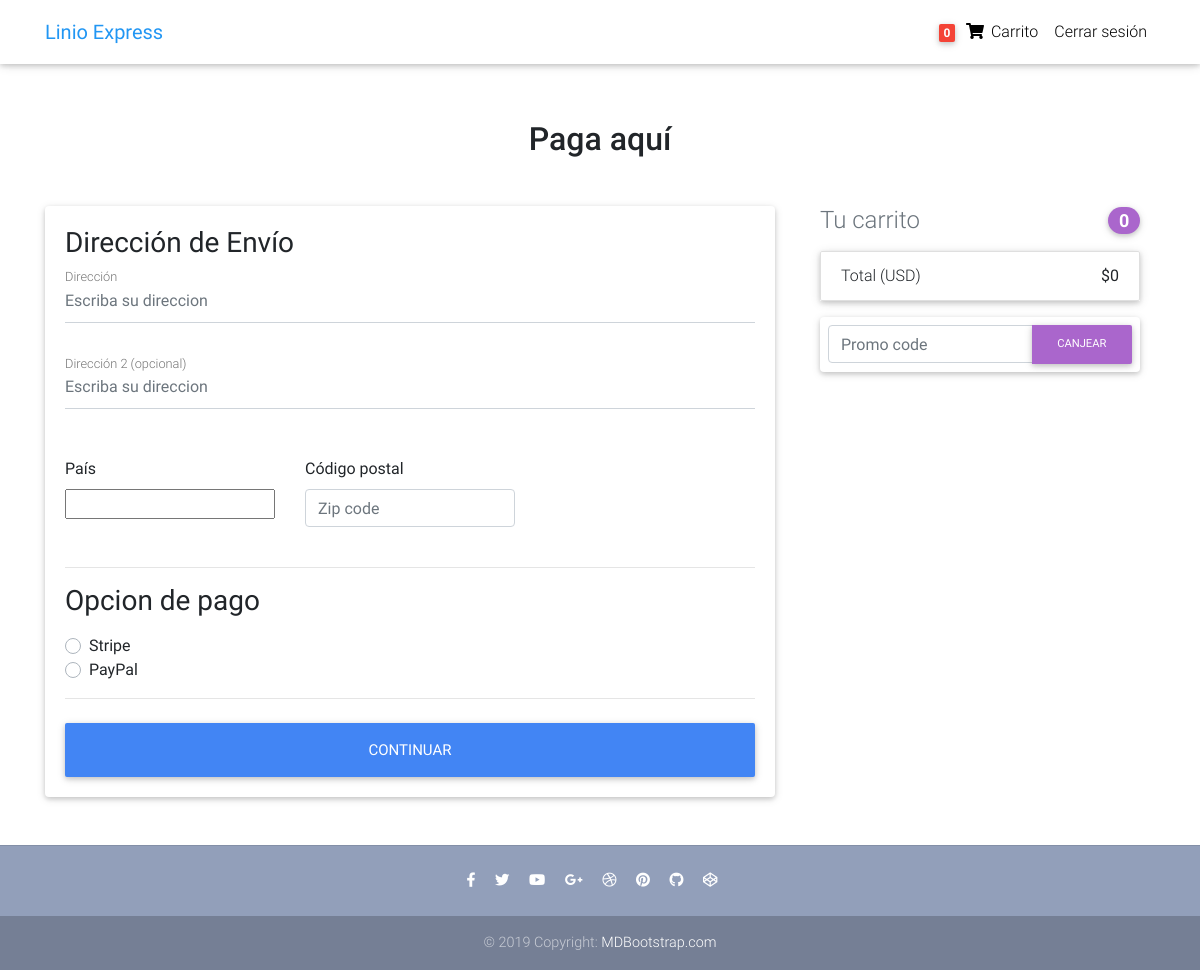
/checkout/ (signed in), run on an earlier commit of the app's database.
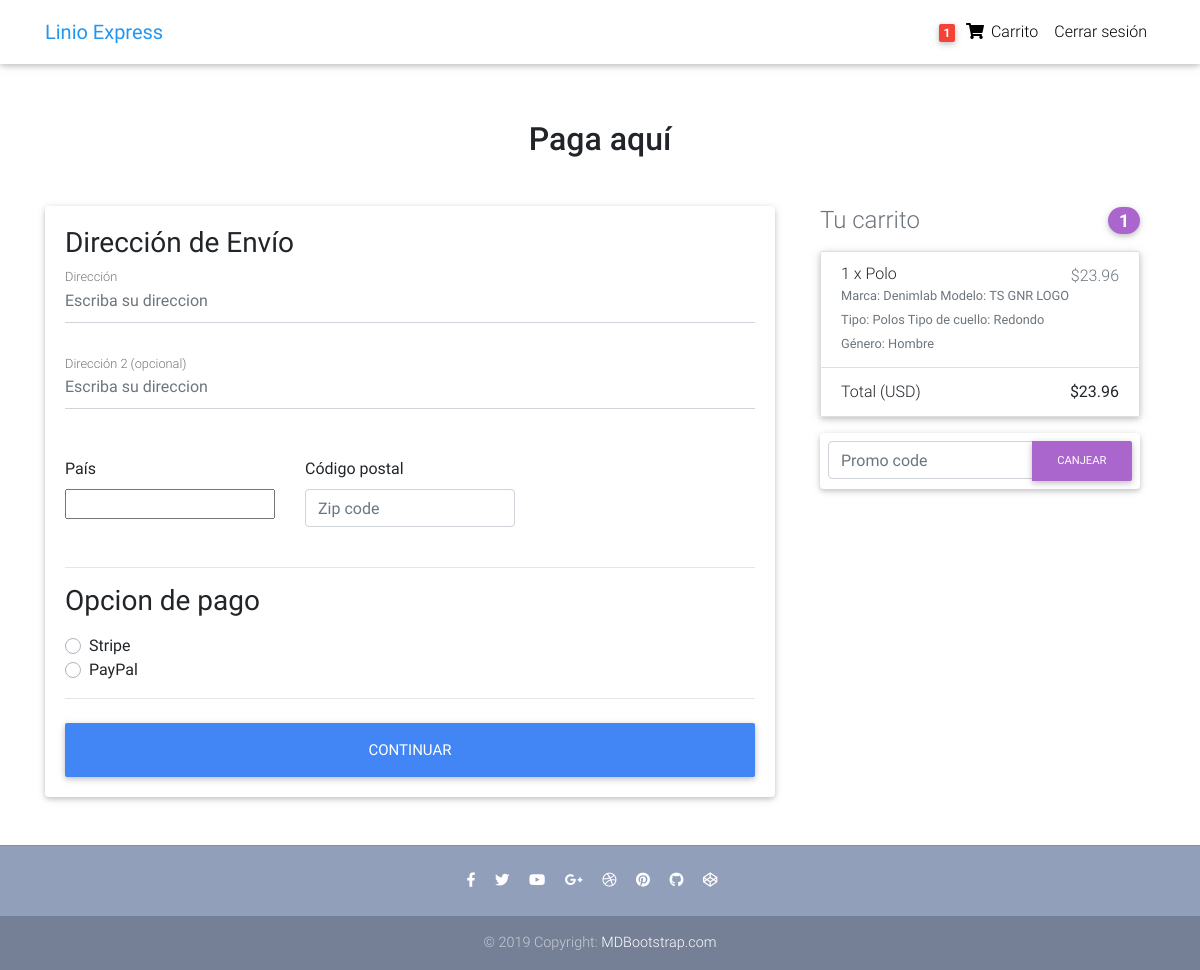
And on a later commit of the database.
### core/models.py (models this page shows, shortened)
class Order(models.Model):
    user = models.ForeignKey(settings.AUTH_USER_MODEL,
                             on_delete=models.CASCADE)
    pedidoid = models.CharField(max_length=20, blank=True, null=True)
    productos = models.ManyToManyField(OrderItem)
    fecha_de_pedido = models.DateTimeField()
    realizo_pedido = models.BooleanField(default=False)
    direccion_de_envio = models.ForeignKey(
        'Address', related_name='direccion_de_envio', on_delete=models.SET_NULL, blank=True, null=True)
    direccion_de_facturacion = models.ForeignKey(
        'Address', related_name='direccion_de_facturacion', on_delete=models.SET_NULL, blank=True, null=True)
    pago = models.ForeignKey(
        'Payment', on_delete=models.SET_NULL, blank=True, null=True)
    coupon = models.ForeignKey(
        'Coupon', on_delete=models.SET_NULL, blank=True, null=True)
    delivery_en_proceso = models.BooleanField(default=False)
    recibido = models.BooleanField(default=False)
    reembolso_requerido = models.BooleanField(default=False)
    reembolsado = models.BooleanField(default=False)
    '''
    1. Item added to cart
    2. Adding a billing address
    (Failed checkout)
    3. Payment
    (Preprocessing, processing, packaging etc.)
    4. Being delivered
    5. recibido
    6. Refunds
    '''
    def get_total(self):
        total = 0
        for order_item in self.productos.all():
            total += order_item.get_final_price()
        if self.coupon:
            total -= self.coupon.monto
        return total
    class Meta:
        verbose_name_plural = 'Pedidos'

class OrderItem(models.Model):
    user = models.ForeignKey(settings.AUTH_USER_MODEL,
                             on_delete=models.CASCADE)
    realizo_pedido = models.BooleanField(default=False)
    item = models.ForeignKey(Item, on_delete=models.CASCADE)
    cantidad = models.IntegerField(default=1)
    def get_total_discount_item_price(self):
        return self.cantidad * self.item.precio_con_descuento
    def get_final_price(self):
        if self.item.precio_con_descuento:
            return self.get_total_discount_item_price()
        return self.get_total_item_price()
    class Meta:
        verbose_name_plural = 'Pedido_Productos'

class Item(models.Model):
    nombre = models.CharField(max_length=100)
    precio = models.FloatField()
    precio_con_descuento = models.FloatField(blank=True, null=True)
    category = models.CharField(choices=CATEGORY_CHOICES, max_length=2)
    label = models.CharField(choices=LABEL_CHOICES, max_length=1)
    slug = models.SlugField()
    descripcion = models.TextField()
    imagen = models.ImageField()
    class Meta:
        verbose_name_plural = 'Productos'

### core/views.py (the view, shortened to what this page needs)
# urls.py: path('checkout/', CheckoutView.as_view(), name='checkout'),
class CheckoutView(View):
    def get(self, *args, **kwargs):
        try:
            order = Order.objects.get(user=self.request.user, realizo_pedido=False)
            form = CheckoutForm()
            context = {
                'form': form,
                'couponform': CouponForm(),
                'order': order,
                'DISPLAY_COUPON_FORM': True
            }
            direccion_de_envio_qs = Address.objects.filter(
                user=self.request.user,
                tipo_de_direccion='S',
                default=True
            )
            if direccion_de_envio_qs.exists():
                context.update(
                    {'default_direccion_de_envio': direccion_de_envio_qs[0]})
            direccion_de_facturacion_qs = Address.objects.filter(
                user=self.request.user,
                tipo_de_direccion='B',
                default=True
            )
            if direccion_de_facturacion_qs.exists():
                context.update(
                    {'default_direccion_de_facturacion': direccion_de_facturacion_qs[0]})
            return render(self.request, "checkout.html", context)
        except ObjectDoesNotExist:
            messages.info(self.request, "You do not have an active order")
            return redirect("core:checkout")

### core/forms.py
class CouponForm(forms.Form):
    code = forms.CharField(widget=forms.TextInput(attrs={
        'class': 'form-control',
        'placeholder': 'Promo code',
        'aria-label': 'Recipient\'s username',
        'aria-describedby': 'basic-addon2'
    }))

### core/templatetags/cart_template_tags.py (called while the page is built)
@register.filter
def cart_item_count(user):
    if user.is_authenticated:
        qs = Order.objects.filter(user=user, realizo_pedido=False)
        if qs.exists():
            return qs[0].productos.count()
    return 0

### templates/checkout.html (shortened to what this page needs)
{% extends "base.html" %}
{% load crispy_forms_tags %}
{% block content %}
<main>
  <div class="container wow fadeIn">
    <h2 class="my-5 h2 text-center">Paga aquí</h2>
    <div class="row">
      <div class="col-md-8 mb-4">
        <div class="card">
          <form method="POST" class="card-body">
            <h3>Dirección de Envío</h3>
            <div class='hideable_shipping_form'>
              <div class="md-form mb-5">
                <input type='text' placeholder='Escriba su direccion' id='direccion_de_envio' name='direccion_de_envio'
                  class='form-control' />
                <label for="direccion_de_envio" class="">Dirección</label>
              </div>
              <div class="md-form mb-5">
                <input type='text' placeholder='Escriba su direccion' id='direccion_de_envio2'
                  name='direccion_de_envio2' class='form-control' />
                <label for="direccion_de_envio2" class="">Dirección 2 (opcional)</label>
              </div>
              <div class="row">
                <div class="col-lg-4 col-md-12 mb-4">
                  <label for="pais">País</label>
                  {{ form.shipping_country }}
                </div>
                <div class="col-lg-4 col-md-6 mb-4">
                  <label for="shipping_zip">Código postal</label>
                  <input type='text' placeholder='Zip code' id='shipping_zip' name='shipping_zip'
                    class='form-control' />
                </div>
              </div>
            </div>
            <hr>
            <h3>Opcion de pago</h3>
            <div class="d-block my-3">
              {% for value, name in form.fields.payment_option.choices %}
              <div class="custom-control custom-radio">
                <label class="custom-control-label" for="{{ name }}">{{ name }}</label>
              </div>
              {% endfor %}
            </div>
            <hr class="mb-4">
            <button class="btn btn-primary btn-lg btn-block" type="submit">Continuar</button>
          </form>
        </div>
      </div>
      <div class="col-md-4 mb-4">
        {% include "order_snippet.html" %}
      </div>
    </div>
  </div>
</main>
{% endblock content %}

### templates/navbar.html (shortened to what this page needs)
{% load cart_template_tags %}
<nav class="navbar fixed-top navbar-expand-lg navbar-light white scrolling-navbar">
  <div class="container">
    <a class="navbar-brand waves-effect" href="/">
      <strong class="blue-text">Linio Express</strong>
    </a>
    <div class="collapse navbar-collapse" id="navbarSupportedContent">
      <ul class="navbar-nav nav-flex-icons">
        {% if request.user.is_authenticated %}
        <li class="nav-item">
          <a href="{% url 'core:order-summary' %}" class="nav-link waves-effect">
            <span class="badge red z-depth-1 mr-1"> {{ request.user|cart_item_count }} </span>
            <i class="fas fa-shopping-cart"></i>
            <span class="clearfix d-none d-sm-inline-block"> Carrito </span>
          </a>
        </li>
        <li class="nav-item">
          <a class="nav-link waves-effect" href="{% url 'account_logout' %}">
            <span class="clearfix d-none d-sm-inline-block"> Cerrar sesión </span>
          </a>
        </li>
        {% endif %}
      </ul>
    </div>
  </div>
</nav>

### templates/order_snippet.html (shortened to what this page needs)
<div class="col-md-12 mb-4">
    <h4 class="d-flex justify-content-between align-items-center mb-3">
        <span class="text-muted">Tu carrito</span>
        <span class="badge badge-secondary badge-pill">{{ order.productos.count }}</span>
    </h4>
    <ul class="list-group mb-3 z-depth-1">
        {% for order_item in order.productos.all %}
        <li class="list-group-item d-flex justify-content-between lh-condensed">
            <div>
                <h6 class="my-0">{{ order_item.cantidad }} x {{ order_item.item.nombre}}</h6>
                <small class="text-muted">{{ order_item.item.descripcion}}</small>
            </div>
            <span class="text-muted">${{ order_item.get_final_price }}</span>
        </li>
        {% endfor %}
        <li class="list-group-item d-flex justify-content-between">
            <span>Total (USD)</span>
            <strong>${{ order.get_total }}</strong>
        </li>
    </ul>
    {% if DISPLAY_COUPON_FORM %}
    <form class="card p-2" action="{% url 'core:add-coupon' %}" method="POST">
        <div class="input-group">
            {{ couponform.code }}
            <div class="input-group-append">
                <button class="btn btn-secondary btn-md waves-effect m-0" type="submit">Canjear</button>
            </div>
        </div>
    </form>
    {% endif %}
</div>

What changed in the data, as far as the page shows it:
computed for Order: productos.count "0" → "1"; get_total "0" → "23.96"
added OrderItem: cantidad "1", item.nombre "Polo", item.descripcion "Marca: Denimlab Modelo: TS GNR LOGO Tipo: Polos Tipo de cuello: Redondo Género: Hombre", get_final_price "23.96"
Also different on the page:
{{ request.user|cart_item_count }}: "0" → "1"
